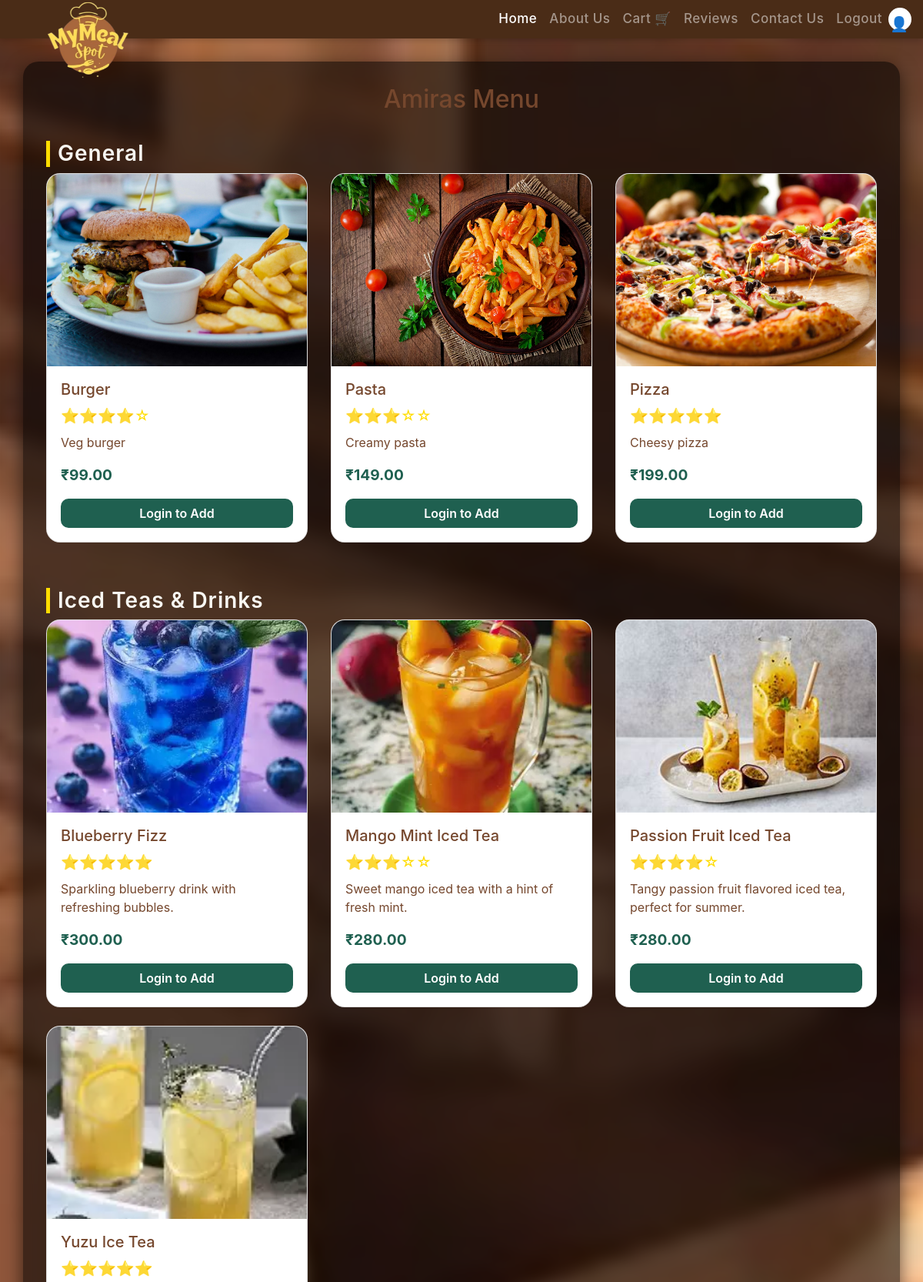
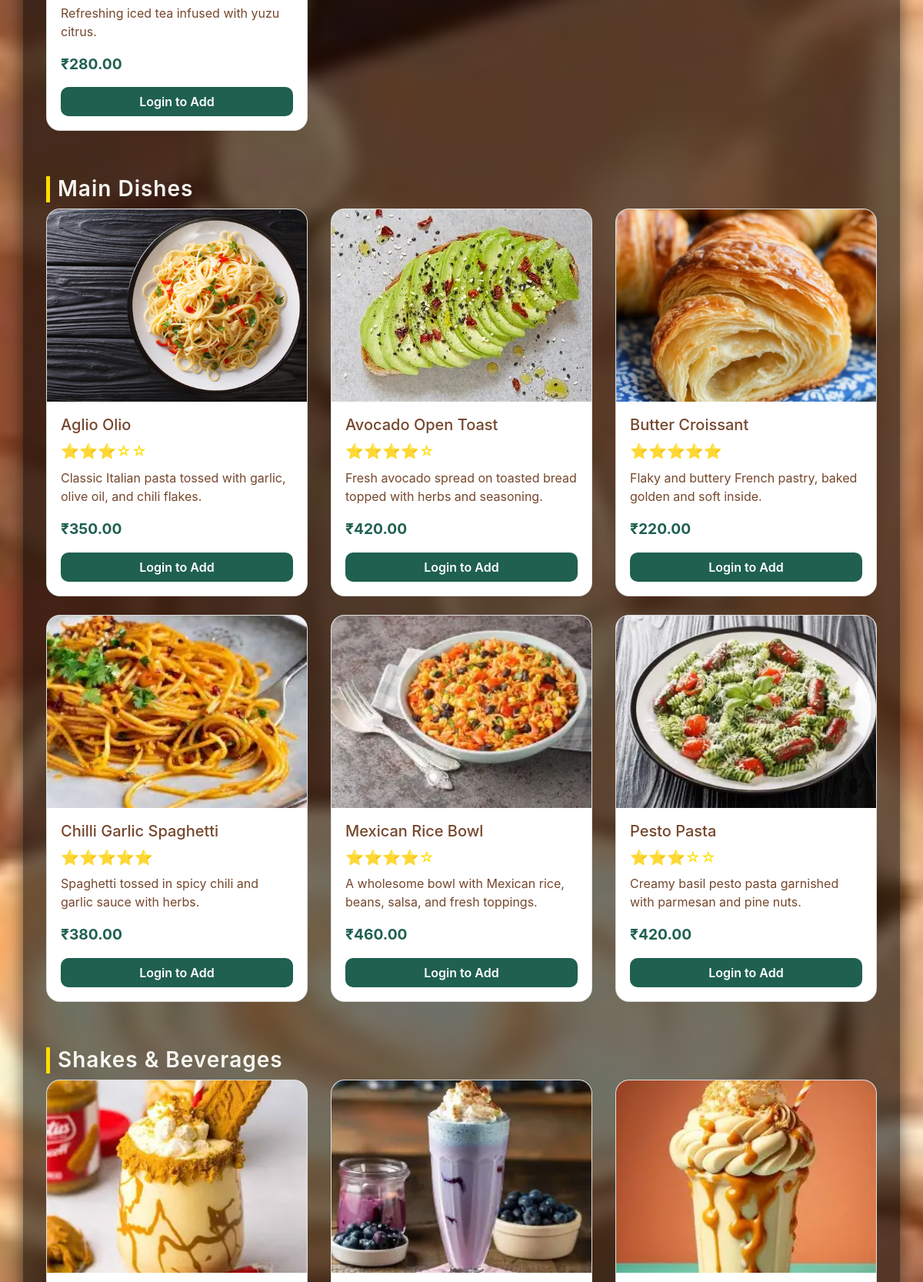
Page /menu.php (upper part) on the committed database (2 pictures, top to bottom).
### tables this page shows
CREATE TABLE `menu` (
  `id` int(11) NOT NULL,
  `item_name` varchar(150) DEFAULT NULL,
  `description` text DEFAULT NULL,
  `price` decimal(10,2) DEFAULT NULL,
  `image` varchar(255) DEFAULT NULL,
  `category` varchar(50) NOT NULL DEFAULT 'General',
  `hotel_name` varchar(50) NOT NULL DEFAULT 'Amiras',
  `rating` int(1) NOT NULL DEFAULT 0
);

### menu.php (the view, shortened to what this page needs)
<?php
include 'header.php';
require 'connection.php';
$hotel = isset($_GET['hotel']) ? $_GET['hotel'] : 'Amiras';
$query = "SELECT * FROM menu WHERE hotel_name = ? ORDER BY category, item_name";
$stmt = $conn->prepare($query);
$stmt->bind_param("s", $hotel);
$stmt->execute();
$result = $stmt->get_result();
$categories = [];
if ($result && $result->num_rows > 0) {
    while ($row = $result->fetch_assoc()) {
        $categories[$row['category']][] = $row;
    }
}
?>
<!DOCTYPE html>
<html lang="en">
<head>
<link rel="stylesheet" href="bootstrap/css/bootstrap.min.css">
</head>
<body>
<div class="container">
    <h2 class="text-center mb-4"><?php echo htmlspecialchars($hotel); ?> Menu</h2>
    <?php if (!empty($categories)) { ?>
        <?php foreach ($categories as $category => $items) { ?>
            <h3 class="category-title"><?php echo htmlspecialchars($category); ?></h3>
            <div class="row">
                <?php foreach ($items as $item) { ?>
                    <div class="col-md-4 mb-4">
                        <div class="card">
                            <img src="<?php echo htmlspecialchars($item['image'] ?: 'default_food.jpg'); ?>">
                            <div class="card-body">
                                <h5><?php echo htmlspecialchars($item['item_name']); ?></h5>
                                <div class="stars">
                                    <?php
                                        $rating = round($item['rating']);
                                        echo str_repeat("⭐", $rating);
                                        echo str_repeat("☆", 5 - $rating);
                                    ?>
                                </div>
                                <p><?php echo htmlspecialchars($item['description']); ?></p>
                                <p class="price">₹<?php echo number_format($item['price'], 2); ?></p>
                                <?php if(isset($_SESSION['role']) && $_SESSION['role'] === 'user') { ?>
                                    <form method="post" action="cart.php">
                                        <input type="hidden" name="item_id" value="<?php echo $item['id']; ?>">
                                        <input type="hidden" name="item_name" value="<?php echo htmlspecialchars($item['item_name']); ?>">
                                        <input type="hidden" name="price" value="<?php echo $item['price']; ?>">
                                        <button type="submit" name="add_to_cart" class="btn btn-add w-100">
                                            Add to Cart
                                        </button>
                                    </form>
                                <?php } else { ?>
                                    <a href="user_login.php" class="btn btn-add w-100">Login to Add</a>
                                <?php } ?>
                            </div>
                        </div>
                    </div>
                <?php } ?>
            </div>
        <?php } ?>
    <?php } else { ?>
        <p class="text-center">No menu items available for this hotel.</p>
    <?php } ?>
</div>
</body>
</html>

### menu.php (style rules this page uses)
body { font-family: bold 'Poppins', sans-serif; background: url('main_image.jpg') center/cover fixed no-repeat; margin-top: 80px; color: #75472dff; overflow-x: hidden; }
.container { background: rgba(0,0,0,0.55); padding: 30px; border-radius: 20px; margin-top: 40px; backdrop-filter: blur(6px); box-shadow: 0 8px 25px rgba(0,0,0,0.6); animation: fadeIn 1s ease-out; }
.card { border-radius: 18px; overflow: hidden; transition: 0.35s ease; transform: translateY(20px); opacity: 0; animation: slideUp 0.6s ease forwards; }
.card img { width: 100%; height: 250px; object-fit: cover; }
.card-body { background:#ffffffc5; padding: 18px; }
.price { font-weight: bold; color: #1f6050; font-size: 1.2rem; }
.btn-add { background: #1f6050; color: #fff; font-size: 1rem; border-radius: 10px; font-weight: 600; transition: 0.3s ease; }
.stars { color: #ffdd00; font-size: 1.2rem; margin-bottom: 8px; }
.category-title { margin-top: 35px; font-weight: 600; letter-spacing: 1px; border-left: 5px solid #ffdd00; padding-left: 10px; animation: fadeIn 1s; color: #f8f7f2ff; }

### rows in the picture
menu: image (picture), item_name "Burger", rating "⭐⭐⭐⭐", rating "☆", description "Veg burger", price "99.00", shows "Login to Add"
menu: image (picture), item_name "Pasta", rating "⭐⭐⭐", rating "☆☆", description "Creamy pasta", price "149.00", shows "Login to Add"
menu: image (picture), item_name "Pizza", rating "⭐⭐⭐⭐⭐", description "Cheesy pizza", price "199.00", shows "Login to Add"
menu: image (picture), item_name "Blueberry Fizz", rating "⭐⭐⭐⭐⭐", description "Sparkling blueberry drink with refreshing bubbles.", price "300.00", shows "Login to Add"
menu: image (picture), item_name "Mango Mint Iced Tea", rating "⭐⭐⭐", rating "☆☆", description "Sweet mango iced tea with a hint of fresh mint.", price "280.00", shows "Login to Add"
menu: image (picture), item_name "Passion Fruit Iced Tea", rating "⭐⭐⭐⭐", rating "☆", description "Tangy passion fruit flavored iced tea, perfect for summer.", price "280.00", shows "Login to Add"
menu: image (picture), item_name "Yuzu Ice Tea", rating "⭐⭐⭐⭐⭐", description "Refreshing iced tea infused with yuzu citrus.", price "280.00", shows "Login to Add"
menu: image (picture), item_name "Aglio Olio", rating "⭐⭐⭐", rating "☆☆", description "Classic Italian pasta tossed with garlic, olive oil, and chili flakes.", price "350.00", shows "Login to Add"
menu: image (picture), item_name "Avocado Open Toast", rating "⭐⭐⭐⭐", rating "☆", description "Fresh avocado spread on toasted bread topped with herbs and seasoning.", price "420.00", shows "Login to Add"
menu: image (picture), item_name "Butter Croissant", rating "⭐⭐⭐⭐⭐", description "Flaky and buttery French pastry, baked golden and soft inside.", price "220.00", shows "Login to Add"
menu: image (picture), item_name "Chilli Garlic Spaghetti", rating "⭐⭐⭐⭐⭐", description "Spaghetti tossed in spicy chili and garlic sauce with herbs.", price "380.00", shows "Login to Add"
menu: image (picture), item_name "Mexican Rice Bowl", rating "⭐⭐⭐⭐", rating "☆", description "A wholesome bowl with Mexican rice, beans, salsa, and fresh toppings.", price "460.00", shows "Login to Add"
menu: image (picture), item_name "Pesto Pasta", rating "⭐⭐⭐", rating "☆☆", description "Creamy basil pesto pasta garnished with parmesan and pine nuts.", price "420.00", shows "Login to Add"
menu: image (picture)
menu: image (picture)
menu: image (picture)

### other values in the picture
$hotel "Amiras"
$category "General"
$category "Iced Teas & Drinks"
$category "Main Dishes"
$category "Shakes & Beverages"
